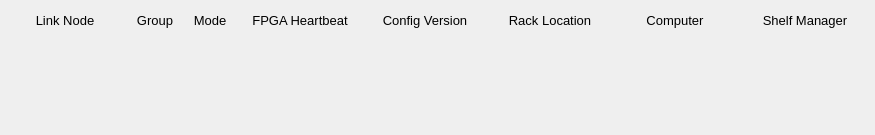
<?xml version="1.0" encoding="UTF-8"?>
<ui version="4.0">
 <class>Form</class>
 <widget class="QWidget" name="Form">
  <property name="geometry">
   <rect>
    <x>0</x>
    <y>0</y>
    <width>875</width>
    <height>135</height>
   </rect>
  </property>
  <property name="windowTitle">
   <string>Form</string>
  </property>
  <widget class="QFrame" name="frame">
   <property name="geometry">
    <rect>
     <x>0</x>
     <y>0</y>
     <width>875</width>
     <height>135</height>
    </rect>
   </property>
   <property name="frameShape">
    <enum>QFrame::NoFrame</enum>
   </property>
   <property name="frameShadow">
    <enum>QFrame::Plain</enum>
   </property>
   <widget class="QLabel" name="label">
    <property name="geometry">
     <rect>
      <x>5</x>
      <y>10</y>
      <width>120</width>
      <height>20</height>
     </rect>
    </property>
    <property name="font">
     <font>
      <pointsize>10</pointsize>
     </font>
    </property>
    <property name="text">
     <string>Link Node</string>
    </property>
    <property name="alignment">
     <set>Qt::AlignCenter</set>
    </property>
   </widget>
   <widget class="QLabel" name="label_2">
    <property name="geometry">
     <rect>
      <x>130</x>
      <y>10</y>
      <width>50</width>
      <height>20</height>
     </rect>
    </property>
    <property name="font">
     <font>
      <pointsize>10</pointsize>
     </font>
    </property>
    <property name="text">
     <string>Group</string>
    </property>
    <property name="alignment">
     <set>Qt::AlignCenter</set>
    </property>
   </widget>
   <widget class="QLabel" name="label_3">
    <property name="geometry">
     <rect>
      <x>185</x>
      <y>10</y>
      <width>50</width>
      <height>20</height>
     </rect>
    </property>
    <property name="font">
     <font>
      <pointsize>10</pointsize>
     </font>
    </property>
    <property name="text">
     <string>Mode</string>
    </property>
    <property name="alignment">
     <set>Qt::AlignCenter</set>
    </property>
   </widget>
   <widget class="QLabel" name="label_4">
    <property name="geometry">
     <rect>
      <x>240</x>
      <y>10</y>
      <width>120</width>
      <height>20</height>
     </rect>
    </property>
    <property name="font">
     <font>
      <pointsize>10</pointsize>
     </font>
    </property>
    <property name="text">
     <string>FPGA Heartbeat</string>
    </property>
    <property name="alignment">
     <set>Qt::AlignCenter</set>
    </property>
   </widget>
   <widget class="QLabel" name="label_5">
    <property name="geometry">
     <rect>
      <x>365</x>
      <y>10</y>
      <width>120</width>
      <height>20</height>
     </rect>
    </property>
    <property name="font">
     <font>
      <pointsize>10</pointsize>
     </font>
    </property>
    <property name="text">
     <string>Config Version</string>
    </property>
    <property name="alignment">
     <set>Qt::AlignCenter</set>
    </property>
   </widget>
   <widget class="QLabel" name="label_6">
    <property name="geometry">
     <rect>
      <x>490</x>
      <y>10</y>
      <width>120</width>
      <height>20</height>
     </rect>
    </property>
    <property name="font">
     <font>
      <pointsize>10</pointsize>
     </font>
    </property>
    <property name="text">
     <string>Rack Location</string>
    </property>
    <property name="alignment">
     <set>Qt::AlignCenter</set>
    </property>
   </widget>
   <widget class="QLabel" name="label_7">
    <property name="geometry">
     <rect>
      <x>615</x>
      <y>10</y>
      <width>120</width>
      <height>20</height>
     </rect>
    </property>
    <property name="font">
     <font>
      <pointsize>10</pointsize>
     </font>
    </property>
    <property name="text">
     <string>Computer</string>
    </property>
    <property name="alignment">
     <set>Qt::AlignCenter</set>
    </property>
   </widget>
   <widget class="QLabel" name="label_8">
    <property name="geometry">
     <rect>
      <x>740</x>
      <y>10</y>
      <width>130</width>
      <height>20</height>
     </rect>
    </property>
    <property name="font">
     <font>
      <pointsize>10</pointsize>
     </font>
    </property>
    <property name="text">
     <string>Shelf Manager</string>
    </property>
    <property name="alignment">
     <set>Qt::AlignCenter</set>
    </property>
   </widget>

   <widget class="PyDMEmbeddedDisplay" name="PyDMEmbeddedDisplay">
    <property name="geometry">
     <rect>
      <x>0</x>
      <y>30</y>
      <width>875</width>
      <height>35</height>
     </rect>
    </property>
    <property name="toolTip">
     <string/>
    </property>
    <property name="frameShape">
     <enum>QFrame::NoFrame</enum>
    </property>
    <property name="macros" stdset="0">
     <string>{"P":"MPLN:BC1B:MP01:1","ID":"57","SLOT_FILE":"LinkNode57_slot.ui","LN":"57","LOCA":"BC1B","IOC_UNIT":"MP01","INST":"1"}</string>
    </property>
    <property name="filename" stdset="0">
     <string>$PYDM/mps/mps_area_ln.ui</string>
    </property>
   </widget>
   <widget class="PyDMEmbeddedDisplay" name="PyDMEmbeddedDisplay">
    <property name="geometry">
     <rect>
      <x>0</x>
      <y>65</y>
      <width>875</width>
      <height>35</height>
     </rect>
    </property>
    <property name="toolTip">
     <string/>
    </property>
    <property name="frameShape">
     <enum>QFrame::NoFrame</enum>
    </property>
    <property name="macros" stdset="0">
     <string>{"P":"MPLN:BC1B:MP02:1","ID":"58","SLOT_FILE":"LinkNode58_slot.ui","LN":"58","LOCA":"BC1B","IOC_UNIT":"MP02","INST":"1"}</string>
    </property>
    <property name="filename" stdset="0">
     <string>$PYDM/mps/mps_area_ln.ui</string>
    </property>
   </widget>
   <widget class="PyDMEmbeddedDisplay" name="PyDMEmbeddedDisplay">
    <property name="geometry">
     <rect>
      <x>0</x>
      <y>100</y>
      <width>875</width>
      <height>35</height>
     </rect>
    </property>
    <property name="toolTip">
     <string/>
    </property>
    <property name="frameShape">
     <enum>QFrame::NoFrame</enum>
    </property>
    <property name="macros" stdset="0">
     <string>{"P":"MPLN:BC1B:MP03:1","ID":"59","SLOT_FILE":"LinkNode59_slot.ui","LN":"59","LOCA":"BC1B","IOC_UNIT":"MP03","INST":"1"}</string>
    </property>
    <property name="filename" stdset="0">
     <string>$PYDM/mps/mps_area_ln.ui</string>
    </property>
   </widget>
  </widget>
 </widget>
 <customwidgets>
  <customwidget>
   <class>PyDMEmbeddedDisplay</class>
   <extends>QFrame</extends>
   <header>pydm.widgets.embedded_display</header>
  </customwidget>
 </customwidgets>
 <resources/>
 <connections/>
</ui>
